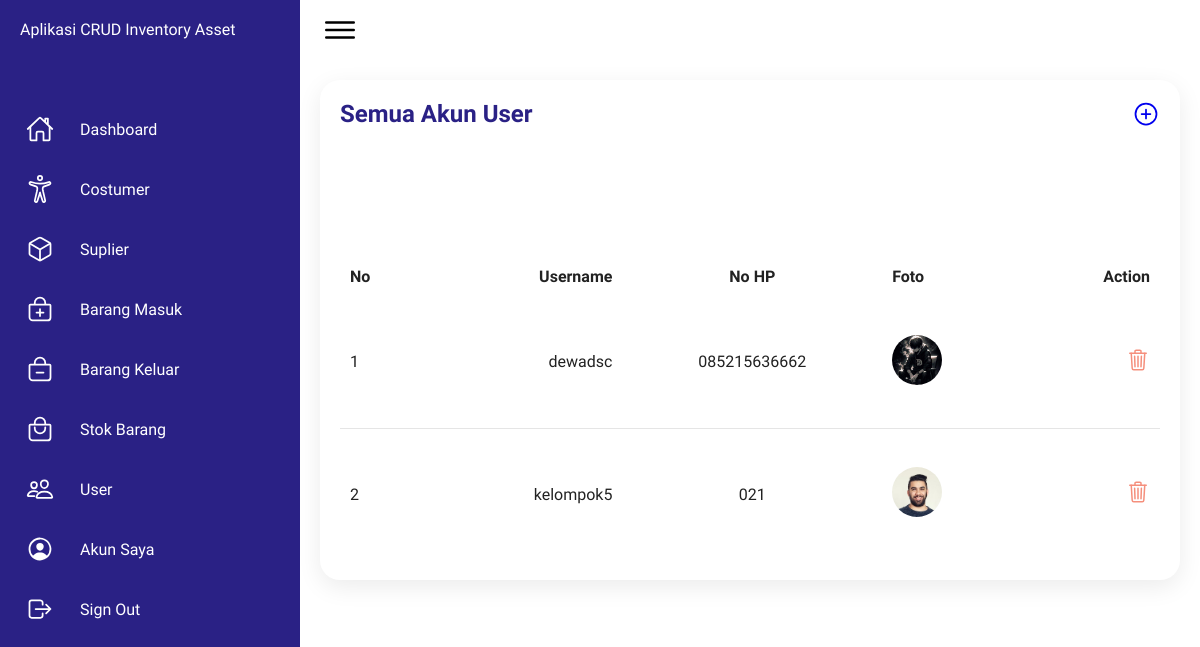
The app's page /website/app/user (signed in) with its own data.
### tables this page shows
CREATE TABLE `users` (
  `id` int(255) NOT NULL,
  `username` varchar(1000) NOT NULL,
  `password` varchar(1000) NOT NULL,
  `nohp` varchar(25) NOT NULL,
  `filefoto` varchar(1000) NOT NULL
);

### website/app/user/index.php (the view, shortened to what this page needs)
<!DOCTYPE html>
<html lang="en">
    <head>
        <link rel="stylesheet" href="../../css/dashboard.css">
    </head>
    <body>
        <div class="container">
            <div class="navigation">
                <ul>
                    <li>
                        <a href="#">
                            <span class="title">Aplikasi CRUD Inventory Asset</span>
                        </a>
                    </li>
                    <li>
                        <a href="../beranda">
                            <span class="icon">
                                <ion-icon name="home-outline"></ion-icon>
                            </span>
                            <span class="title">Dashboard</span>
                        </a>
                    </li>
                    <li>
                        <a href="../costumer">
                            <span class="icon">
                                <ion-icon name="accessibility-outline"></ion-icon>
                            </span>
                            <span class="title">Costumer</span>
                        </a>
                    </li>
                    <li>
                        <a href="../suplier">
                            <span class="icon">
                                <ion-icon name="cube-outline"></ion-icon>
                            </span>
                            <span class="title">Suplier</span>
                        </a>
                    </li>
                    <li>
                        <a href="../barangMasuk">
                            <span class="icon">
                                <ion-icon name="bag-add-outline"></ion-icon>
                            </span>
                            <span class="title">Barang Masuk</span>
                        </a>
                    </li>
                    <li>
                        <a href="../barangKeluar">
                            <span class="icon">
                                <ion-icon name="bag-remove-outline"></ion-icon>
                            </span>
                            <span class="title">Barang Keluar</span>
                        </a>
                    </li>
                    <li>
                        <a href="../stokBarang">
                            <span class="icon">
                                <ion-icon name="bag-handle-outline"></ion-icon>
                            </span>
                            <span class="title">Stok Barang</span>
                        </a>
                    </li>
                    <li>
                        <a href="#">
                            <span class="icon">
                                <ion-icon name="people-outline"></ion-icon>
                            </span>
                            <span class="title">User</span>
                        </a>
                    </li>
                    <li>
                        <a href="../account">
                            <span class="icon">
                                <ion-icon name="person-circle-outline"></ion-icon>
                            </span>
                            <span class="title">Akun Saya</span>
                        </a>
                    </li>
                    <li>
                        <a href="#" id="showLogoutModal">
                            <span class="icon">
                                <ion-icon name="log-out-outline"></ion-icon>
                            </span>
                            <span class="title">Sign Out</span>
                        </a>
                    </li>
                </ul>
            </div>
            <div class="main">
                <div class="topbar">
                    <div class="toggle">
                        <ion-icon name="menu-outline"></ion-icon>
                    </div>
                </div>
                <div class="details" style="display: block;">
                    <div class="recentOrders">
                        <div class="cardHeader">
                            <h2>Semua Akun User</h2>
                            <a href="input.php">
                                <ion-icon style="font-size: 1.75rem;" name="add-circle-outline"></ion-icon>
                            </a>
                        </div>
                        <?php
                            require '../../config.php';
                            try {
                                $stmt = $pdo->prepare("SELECT id, username, nohp, filefoto FROM users");
                                $stmt->execute();
                                $users = $stmt->fetchAll(PDO::FETCH_ASSOC);
                                $no = 1;
                            } catch (PDOException $e) {
                                error_log("Database error: " . $e->getMessage());
                                echo "Terjadi kesalahan. Silakan coba lagi nanti.";
                                exit();
                            }
                        ?>
                        <table>
                            <thead>
                                <tr>
                                    <td>No</td>
                                    <td>Username</td>
                                    <td>No HP</td>
                                    <td>Foto</td>
                                    <td>Action</td>
                                </tr>
                            </thead>
                            <tbody>
                                <?php if ($users): ?>
                                    <?php foreach ($users as $user): ?>
                                        <tr>
                                            <td><?php echo $no++ ?></td>
                                            <td><?php echo htmlspecialchars($user['username']); ?></td>
                                            <td><?php echo htmlspecialchars($user['nohp']); ?></td>
                                            <td>
                                                <img src="<?php echo htmlspecialchars('../../imgs/' . $user['filefoto']); ?>" alt="img" class="profile-img">
                                            </td>
                                            <td>
                                                <a style="color: #f58f7c;" href="#" class="showDeleteModal" data-id="<?php echo htmlspecialchars($user['id']); ?>" data-username="<?php echo htmlspecialchars($user['username']); ?>">
                                                    <ion-icon name="trash-outline" style="font-size: 1.50rem;"></ion-icon>
                                                </a>
                                            </td>
                                        </tr>
                                    <?php endforeach; ?>
                                <?php else: ?>
                                    <tr>
                                        <td colspan="5">Tidak ada data pengguna.</td>
                                    </tr>
                                <?php endif; ?>
                            </tbody>
                        </table>
                    </div>
                </div>
            </div>
        </div>
    </body>
</html>

### website/css/dashboard.css (style rules this page uses)
* { font-family: "Ubuntu", sans-serif; margin: 0; padding: 0; box-sizing: border-box; }
:root { --blue: #2a2185; --white: #fff; --gray: #f5f5f5; --black1: #222; --black2: #999; }
body { min-height: 100vh; overflow-x: hidden; }
.container { position: relative; width: 100%; }
.navigation { position: fixed; width: 300px; height: 100%; background: var(--blue); border-left: 10px solid var(--blue); transition: 0.5s; overflow: hidden; }
.navigation ul { position: absolute; top: 0; left: 0; width: 100%; }
.navigation ul li { position: relative; width: 100%; list-style: none; border-top-left-radius: 30px; border-bottom-left-radius: 30px; }
.navigation ul li:nth-child(1) { margin-bottom: 40px; pointer-events: none; }
.navigation ul li a { position: relative; display: block; width: 100%; display: flex; text-decoration: none; color: var(--white); }
.navigation ul li a .icon { position: relative; display: block; min-width: 60px; height: 60px; line-height: 75px; text-align: center; }
.navigation ul li a .icon ion-icon { font-size: 1.75rem; }
.navigation ul li a .title { position: relative; display: block; padding: 0 10px; height: 60px; line-height: 60px; text-align: start; white-space: nowrap; }
.main { position: absolute; width: calc(100% - 300px); left: 300px; min-height: 100vh; background: var(--white); transition: 0.5s; }
.topbar { width: 100%; height: 60px; display: flex; justify-content: space-between; align-items: center; padding: 0 10px; }
.toggle { position: relative; width: 60px; height: 60px; display: flex; justify-content: center; align-items: center; font-size: 2.5rem; cursor: pointer; }
.details { position: relative; width: 100%; padding: 20px; display: grid; grid-template-columns: 2fr 1fr; grid-gap: 30px; }
.details .recentOrders { position: relative; display: grid; min-height: 500px; background: var(--white); padding: 20px; box-shadow: 0 7px 25px rgba(0, 0, 0, 0.08); border-radius: 20px; }
.details .cardHeader { display: flex; justify-content: space-between; align-items: flex-start; }
.cardHeader h2 { font-weight: 600; color: var(--blue); }
.details table { width: 100%; border-collapse: collapse; margin-top: 10px; }
.details table thead td { font-weight: 600; }
.details .recentOrders table tr { color: var(--black1); border-bottom: 1px solid rgba(0, 0, 0, 0.1); }
.details .recentOrders table tr:last-child { border-bottom: none; }
.details .recentOrders table tr td { padding: 10px; }
.details .recentOrders table tr td:last-child { text-align: end; }
.details .recentOrders table tr td:nth-child(2) { text-align: end; }
.details .recentOrders table tr td:nth-child(3) { text-align: center; }

### website/app/user/index.php (style rules this page uses)
.profile-img { width: 50px; height: 50px; border-radius: 50%; }

### records on screen
users: username "dewadsc", nohp "085215636662", filefoto (picture)
users: username "kelompok5", nohp "021", filefoto (picture)
